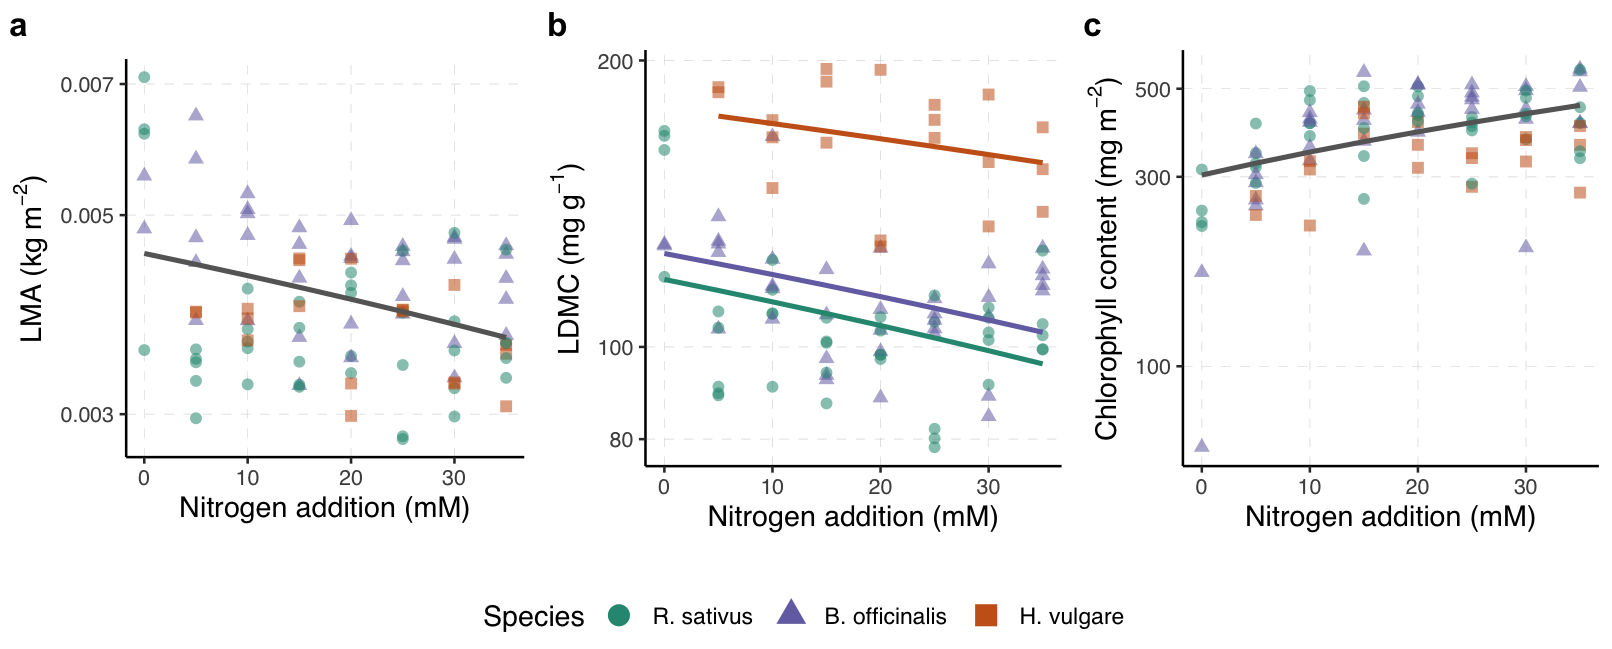

Generate this figure with R:
##' Plot reciprocal transformeed
##' responses with random intercepts
##' 
##' @author [Nathan D. Malamud]
##' @date [2025-01-29]
##' 

# Libraries ----
library(tidyverse)
library(ggplot2)
library(ggpmisc)
library(ggpubr)
library(scales)
library(smatr)
library(RColorBrewer)
library(patchwork)
library(gridExtra)
library(cowplot)

# Model fitting ----
library(lme4)
library(MuMIn)

# Import data
traits <- read_csv("./data/traits.csv")

# Ensure species is a factor
traits$species <- factor(traits$species, 
                         levels = c("R. sativus",
                                    "B. officinalis",
                                    "H. vulgare"))

# Convert to proper units
# In dataset, LMA is in g/m^2, LDMC in mg/g, CHL in µg/cm^2, and GRT in g/day
# Want:
# LMA in g/m^2 -> kg/m^2
# LDMC in mg/g -> the same
# CHL in µg/cm^2 -> mg/m^2
# Filter only by traits of interest
traits <- traits %>% select(
  species, LDMC, LMA, CHL, dry_whole_g, treatment_mmol
  )

# Define growth period
growth_period_days <- 6 * 7  # 6-week experiment (42 days)

# Convert units and compute growth rate
traits <- traits %>%
  select(species, LDMC, LMA, CHL, treatment_mmol, dry_whole_g) %>%
  mutate(
    LMA = LMA / 1000,  # Convert g/m² to kg/m²
    CHL = CHL * 10,     # Convert µg/cm² to mg/m²
    GRT = dry_whole_g / growth_period_days  # Compute growth rate per day
  ) %>%
  select(-dry_whole_g)  # Remove intermediate variable if not needed

# Styles ----
# Display first rows of the dataset
# Define consistent font size
base_font_size <- 12

# Define a custom theme for all plots
custom_theme <- theme_classic() +  # Base theme
  theme(
    # Text and font styling
    text = element_text(family = "sans", size = base_font_size),
    axis.text = element_text(size = 9),  
    legend.position = "bottom",
    
    # Title - left justified, 12 point font, bold
    plot.title = element_text(size = base_font_size, hjust = 0.5),
    
    # Aspect ratio 1:1
    aspect.ratio = 1,
    
    # Panel and grid styling
    panel.grid.major = element_line(color = "grey80", linetype = "dashed", linewidth = 0.1),  
    panel.grid.minor = element_blank(),  # No minor grid lines
    panel.background = element_rect(fill = "white", color = NA),  # White background
  )

# Custom colors advised by J. Garen
josef_colors <- c("R. sativus" = "#299680", "B. officinalis" = "#7570b2", "H. vulgare" = "#ca621c")

# Define units for variables with LaTeX formatting
label_units <- list(
  "LDMC" = expression("LDMC"~"("*mg~g^-1*")"),  # No change
  "LMA" = expression("LMA"~"("*kg~m^-2*")"),  # Converted from g/m² (measured) to kg/m²
  "CHL" = expression("Chlorophyll content"~"("*mg~m^-2*")"),  # Converted from µg/cm² (estimated) to mg/m²
  "treatment_mmol" = "Nitrogen addition (mM)"  # No change
)

# Import Data ----
# REMINDER: Set Working Directory -> Source File Location
# Define traits of interest
traits_of_interest <- c("LMA", "LDMC", "CHL")

# Apply specific transformations for each trait
traits <- traits %>%
   mutate(
     LMA_trans = I(LMA),
     LDMC_trans = I(LDMC),
     CHL_trans = I(CHL)
)

# Load required libraries
library(lme4)
library(ggplot2)
library(ggpubr)

# Fit mixed-effects models with appropriate structure
mod_LMA <- lm(LMA ~ treatment_mmol, data = traits)
mod_LDMC <- lmer(LDMC ~ treatment_mmol + (1 | species), data = traits, REML = FALSE)
mod_CHL <- lm(CHL ~ treatment_mmol, data = traits)

# Get predictions with standard errors
pred_LMA <- predict(mod_LMA, se.fit = TRUE)
pred_LDMC <- predict(mod_LDMC, se.fit = TRUE)
pred_CHL <- predict(mod_CHL, se.fit = TRUE)

# Compute 95% Confidence Intervals
traits$predicted_LMA <- pred_LMA$fit
traits$LMA_lower_CI <- pred_LMA$fit - 1.96 * pred_LMA$se.fit
traits$LMA_upper_CI <- pred_LMA$fit + 1.96 * pred_LMA$se.fit

traits$predicted_LDMC <- pred_LDMC$fit
traits$LDMC_lower_CI <- pred_LDMC$fit - 1.96 * pred_LDMC$se.fit
traits$LDMC_upper_CI <- pred_LDMC$fit + 1.96 * pred_LDMC$se.fit

traits$predicted_CHL <- pred_CHL$fit
traits$CHL_lower_CI <- pred_CHL$fit - 1.96 * pred_CHL$se.fit
traits$CHL_upper_CI <- pred_CHL$fit + 1.96 * pred_CHL$se.fit

# Compute 95% Prediction Intervals (Optional)
sigma_LMA <- sigma(mod_LMA)  # Residual SD
traits$LMA_lower_PI <- pred_LMA$fit - 1.96 * sqrt(pred_LMA$se.fit^2 + sigma_LMA^2)
traits$LMA_upper_PI <- pred_LMA$fit + 1.96 * sqrt(pred_LMA$se.fit^2 + sigma_LMA^2)

sigma_LDMC <- sigma(mod_LDMC)
traits$LDMC_lower_PI <- pred_LDMC$fit - 1.96 * sqrt(pred_LDMC$se.fit^2 + sigma_LDMC^2)
traits$LDMC_upper_PI <- pred_LDMC$fit + 1.96 * sqrt(pred_LDMC$se.fit^2 + sigma_LDMC^2)

sigma_CHL <- sigma(mod_CHL)
traits$CHL_lower_PI <- pred_CHL$fit - 1.96 * sqrt(pred_CHL$se.fit^2 + sigma_CHL^2)
traits$CHL_upper_PI <- pred_CHL$fit + 1.96 * sqrt(pred_CHL$se.fit^2 + sigma_CHL^2)

# Define individual plots

# LMA: Single trend line with CI and PI
p_LMA <- ggplot(traits, aes(x = treatment_mmol, y = LMA)) +
  geom_point(aes(color = species, alpha = 0.5, shape = species), size = 2) +
  #geom_ribbon(aes(ymin = LMA_lower_CI, ymax = LMA_upper_CI), fill = "#999999", alpha = 0.2) +  # 95% CI
  #geom_ribbon(aes(ymin = LMA_lower_PI, ymax = LMA_upper_PI), fill = "#CCCCCC", alpha = 0.2) +  # 95% PI
  geom_line(aes(y = predicted_LMA), linewidth = 1, color = "#666666") +  # Trend line
  scale_y_log10() +
  labs(x = label_units[["treatment_mmol"]], y = label_units[["LMA"]], color = "Species", shape = "Species") +
  scale_color_manual(values = josef_colors) +
  custom_theme +
  guides(alpha = "none", color = guide_legend(override.aes = list(alpha = 1, size = 4)), 
         shape = guide_legend(override.aes = list(alpha = 1, size = 4)))

# LDMC: Separate intercepts per species with CI and PI
p_LDMC <- ggplot(traits, aes(x = treatment_mmol, y = LDMC, color = species)) +
  geom_point(aes(alpha = 0.5, shape = species), size = 2) +
  #geom_ribbon(aes(ymin = LDMC_lower_CI, ymax = LDMC_upper_CI, fill = "#999999"), alpha = 0.2) +  # 95% CI
  #geom_ribbon(aes(ymin = LDMC_lower_PI, ymax = LDMC_upper_PI, fill = species), alpha = 0.2) +  # 95% PI
  geom_line(aes(y = predicted_LDMC), linewidth = 1) +  # Trend lines per species
  scale_y_log10() +
  labs(x = label_units[["treatment_mmol"]], y = label_units[["LDMC"]], color = "Species", shape = "Species") +
  scale_color_manual(values = josef_colors) +
  scale_fill_manual(values = josef_colors) +  # Fill matches species colors
  custom_theme +
  guides(alpha = "none", color = guide_legend(override.aes = list(alpha = 1, size = 4)), 
         shape = guide_legend(override.aes = list(alpha = 1, size = 4)))

# CHL: Single trend line with CI and PI
p_CHL <- ggplot(traits, aes(x = treatment_mmol, y = CHL)) +
  geom_point(aes(color = species, alpha = 0.5, shape = species), size = 2) +
  #geom_ribbon(aes(ymin = CHL_lower_CI, ymax = CHL_upper_CI), fill = "#999999", alpha = 0.2) +  # 95% CI
  #geom_ribbon(aes(ymin = CHL_lower_PI, ymax = CHL_upper_PI), fill = "#CCCCCC", alpha = 0.2) +  # 95% PI
  geom_line(aes(y = predicted_CHL), linewidth = 1, color = "#666666") +  # Trend line
  scale_y_log10() +
  labs(x = label_units[["treatment_mmol"]], y = label_units[["CHL"]], color = "Species", shape = "Species") +
  scale_color_manual(values = josef_colors) +
  custom_theme +
  guides(alpha = "none", color = guide_legend(override.aes = list(alpha = 1, size = 4)), 
         shape = guide_legend(override.aes = list(alpha = 1, size = 4)))

# Arrange all plots in a grid with a common legend
final_plot <- ggarrange(p_LMA, p_LDMC, p_CHL,
                        labels = c("a", "b", "c"),
                        nrow = 1, ncol = 3,
                        common.legend = TRUE, legend = "bottom")

# Display the final plot
print(final_plot)

# Save as png
ggsave("figure2_nitrogen_response.png", final_plot,
       width = 8.5, height = 3.75, dpi = 300, bg="white")

# Save as svg
library(svglite)
ggsave("figure2_nitrogen_response.svg", final_plot,
       width = 8.5, height = 3.75, bg="white")

##  -- -- -- -- -- -- -- -- -- -- -- -- -- -- -- -- -- -- -- --

# Create an empty list to store p-values
p_values <- list()
r2_values <- list()

# Iterate over traits and fit models accordingly
for (trait in traits_of_interest) {
  
  # Determine the transformed trait name and formula
  transformed_trait <- paste0(trait, "_trans")
  formula <- as.formula(paste(transformed_trait,
                              "~ treatment_mmol + (1 | species)"))
  
  # Fit the mixed-effects model using REML = FALSE for hypothesis testing
  mod <- lmer(formula, data = traits, REML = FALSE)
  
  # Extract p-value for treatment effect
  p_value <- anova(mod)$`Pr(>F)`[1]
  # Extract R-squared value
  r2_value <- r.squaredGLMM(mod)[1]
  
  # Store in the list with trait name
  p_values[[trait]] <- p_value
  r2_values[[trait]] <- r2_value
}

# Print p-values to R console
print(p_values)
